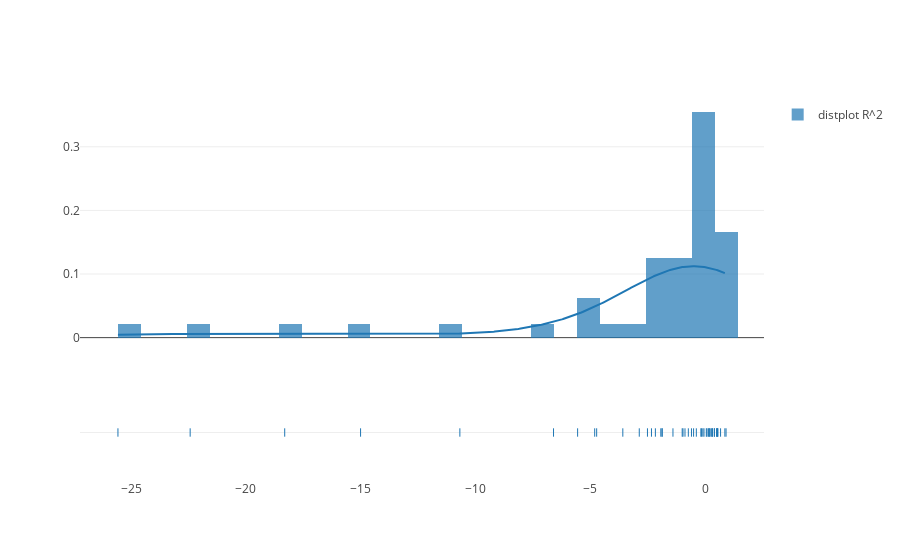
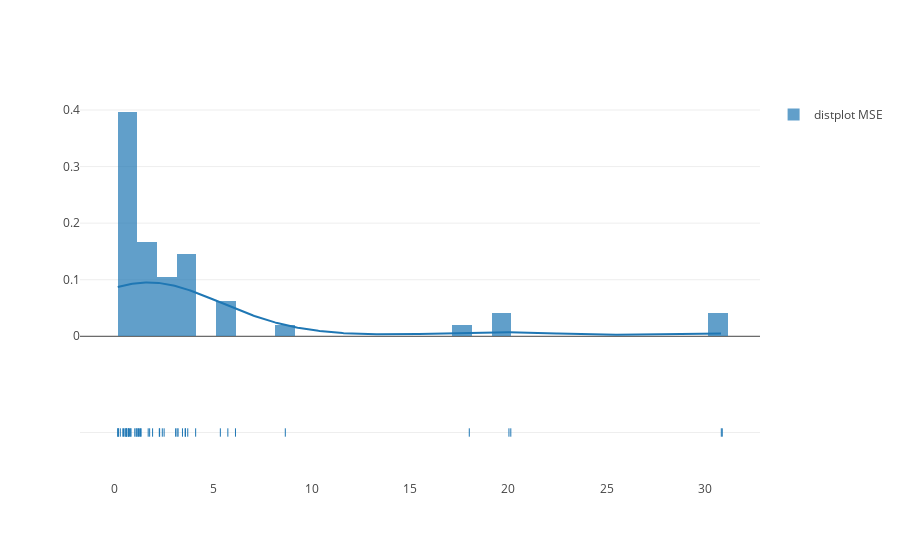

Write notebook code for charts like these, in order.
### Code cell
import plotly.figure_factory as ff

stri = ['R^2','MSE']
for i in [0,1]:
    fig = ff.create_distplot([list(np.array(scores_states)[:,i])], ['distplot %s'%stri[i]])
    py.iplot(fig)

### Figure 1 — Plotly figure (JSON) as saved in the notebook; plotly's stock layout.template omitted (floating-point values rounded to 4 significant figures; data arrays with more than 128 entries replaced by an {"elided": "..."} marker saying what was removed)
{"data": [{"autobinx": false, "histnorm": "probability density", "legendgroup": "distplot R^2", "marker": {"color": "rgb(31, 119, 180)"}, "name": "distplot R^2", "opacity": 0.7, "type": "histogram", "x": [0.5016, -18.31, 0.6746, 0.4073, 0.8616, 0.5453, -10.68, -2.867, -0.0487, -1.876, -4.808, -4.722, 0.1448, 0.5454, 0.05357, 0.288, 0.5543, -0.8754, -25.57, -1.399, -2.165, -0.5933, 0.1781, -0.962, -1.929, 0.2217, -0.09864, -0.7296, -2.335, 0.08371, -0.1592, 0.182, 0.3194, 0.9131, -0.5013, -0.9972, -2.51, -22.43, 0.4019, -5.552, -15.01, -1.867, -3.583, -6.601, -0.1829, 0.5078, -0.3811, 0.3116], "xaxis": "x1", "xbins": {"end": 0.9131, "size": 1, "start": -25.57}, "yaxis": "y1"}, {"legendgroup": "distplot R^2", "marker": {"color": "rgb(31, 119, 180)"}, "mode": "lines", "name": "distplot R^2", "showlegend": false, "type": "scatter", "x": {"elided": "500 float values"}, "xaxis": "x1", "y": {"elided": "500 float values"}, "yaxis": "y1"}, {"legendgroup": "distplot R^2", "marker": {"color": "rgb(31, 119, 180)", "symbol": "line-ns-open"}, "mode": "markers", "name": "distplot R^2", "showlegend": false, "text": null, "type": "scatter", "x": [0.5016, -18.31, 0.6746, 0.4073, 0.8616, 0.5453, -10.68, -2.867, -0.0487, -1.876, -4.808, -4.722, 0.1448, 0.5454, 0.05357, 0.288, 0.5543, -0.8754, -25.57, -1.399, -2.165, -0.5933, 0.1781, -0.962, -1.929, 0.2217, -0.09864, -0.7296, -2.335, 0.08371, -0.1592, 0.182, 0.3194, 0.9131, -0.5013, -0.9972, -2.51, -22.43, 0.4019, -5.552, -15.01, -1.867, -3.583, -6.601, -0.1829, 0.5078, -0.3811, 0.3116], "xaxis": "x1", "y": ["distplot R^2", "distplot R^2", "distplot R^2", "distplot R^2", "distplot R^2", "distplot R^2", "distplot R^2", "distplot R^2", "distplot R^2", "distplot R^2", "distplot R^2", "distplot R^2", "distplot R^2", "distplot R^2", "distplot R^2", "distplot R^2", "distplot R^2", "distplot R^2", "distplot R^2", "distplot R^2", "distplot R^2", "distplot R^2", "distplot R^2", "distplot R^2", "distplot R^2", "distplot R^2", "distplot R^2", "distplot R^2", "distplot R^2", "distplot R^2", "distplot R^2", "distplot R^2", "distplot R^2", "distplot R^2", "distplot R^2", "distplot R^2", "distplot R^2", "distplot R^2", "distplot R^2", "distplot R^2", "distplot R^2", "distplot R^2", "distplot R^2", "distplot R^2", "distplot R^2", "distplot R^2", "distplot R^2", "distplot R^2"], "yaxis": "y2"}], "layout": {"barmode": "overlay", "hovermode": "closest", "legend": {"traceorder": "reversed"}, "xaxis1": {"anchor": "y2", "domain": [0, 1], "zeroline": false}, "yaxis1": {"anchor": "free", "domain": [0.35, 1], "position": 0}, "yaxis2": {"anchor": "x1", "domain": [0, 0.25], "dtick": 1, "showticklabels": false}}}

### Figure 2 — Plotly figure (JSON) as saved in the notebook; plotly's stock layout.template omitted (floating-point values rounded to 4 significant figures; data arrays with more than 128 entries replaced by an {"elided": "..."} marker saying what was removed)
{"data": [{"autobinx": false, "histnorm": "probability density", "legendgroup": "distplot MSE", "marker": {"color": "rgb(31, 119, 180)"}, "name": "distplot MSE", "opacity": 0.7, "type": "histogram", "x": [1.115, 20.03, 0.4083, 1.769, 0.1479, 0.2777, 18.02, 5.745, 1.306, 3.089, 4.108, 3.438, 0.6098, 0.6042, 1.081, 0.8094, 0.8151, 2.277, 30.88, 2.505, 3.215, 1.245, 0.6924, 3.162, 6.133, 0.5631, 0.5703, 2.26, 1.335, 2.413, 1.171, 0.6982, 0.5137, 0.1782, 1.201, 3.706, 3.591, 30.83, 0.7421, 8.665, 20.13, 3.575, 1.696, 5.363, 1.919, 0.439, 1.014, 0.1667], "xaxis": "x1", "xbins": {"end": 30.88, "size": 1, "start": 0.1479}, "yaxis": "y1"}, {"legendgroup": "distplot MSE", "marker": {"color": "rgb(31, 119, 180)"}, "mode": "lines", "name": "distplot MSE", "showlegend": false, "type": "scatter", "x": {"elided": "500 float values"}, "xaxis": "x1", "y": {"elided": "500 float values"}, "yaxis": "y1"}, {"legendgroup": "distplot MSE", "marker": {"color": "rgb(31, 119, 180)", "symbol": "line-ns-open"}, "mode": "markers", "name": "distplot MSE", "showlegend": false, "text": null, "type": "scatter", "x": [1.115, 20.03, 0.4083, 1.769, 0.1479, 0.2777, 18.02, 5.745, 1.306, 3.089, 4.108, 3.438, 0.6098, 0.6042, 1.081, 0.8094, 0.8151, 2.277, 30.88, 2.505, 3.215, 1.245, 0.6924, 3.162, 6.133, 0.5631, 0.5703, 2.26, 1.335, 2.413, 1.171, 0.6982, 0.5137, 0.1782, 1.201, 3.706, 3.591, 30.83, 0.7421, 8.665, 20.13, 3.575, 1.696, 5.363, 1.919, 0.439, 1.014, 0.1667], "xaxis": "x1", "y": ["distplot MSE", "distplot MSE", "distplot MSE", "distplot MSE", "distplot MSE", "distplot MSE", "distplot MSE", "distplot MSE", "distplot MSE", "distplot MSE", "distplot MSE", "distplot MSE", "distplot MSE", "distplot MSE", "distplot MSE", "distplot MSE", "distplot MSE", "distplot MSE", "distplot MSE", "distplot MSE", "distplot MSE", "distplot MSE", "distplot MSE", "distplot MSE", "distplot MSE", "distplot MSE", "distplot MSE", "distplot MSE", "distplot MSE", "distplot MSE", "distplot MSE", "distplot MSE", "distplot MSE", "distplot MSE", "distplot MSE", "distplot MSE", "distplot MSE", "distplot MSE", "distplot MSE", "distplot MSE", "distplot MSE", "distplot MSE", "distplot MSE", "distplot MSE", "distplot MSE", "distplot MSE", "distplot MSE", "distplot MSE"], "yaxis": "y2"}], "layout": {"barmode": "overlay", "hovermode": "closest", "legend": {"traceorder": "reversed"}, "xaxis1": {"anchor": "y2", "domain": [0, 1], "zeroline": false}, "yaxis1": {"anchor": "free", "domain": [0.35, 1], "position": 0}, "yaxis2": {"anchor": "x1", "domain": [0, 0.25], "dtick": 1, "showticklabels": false}}}
